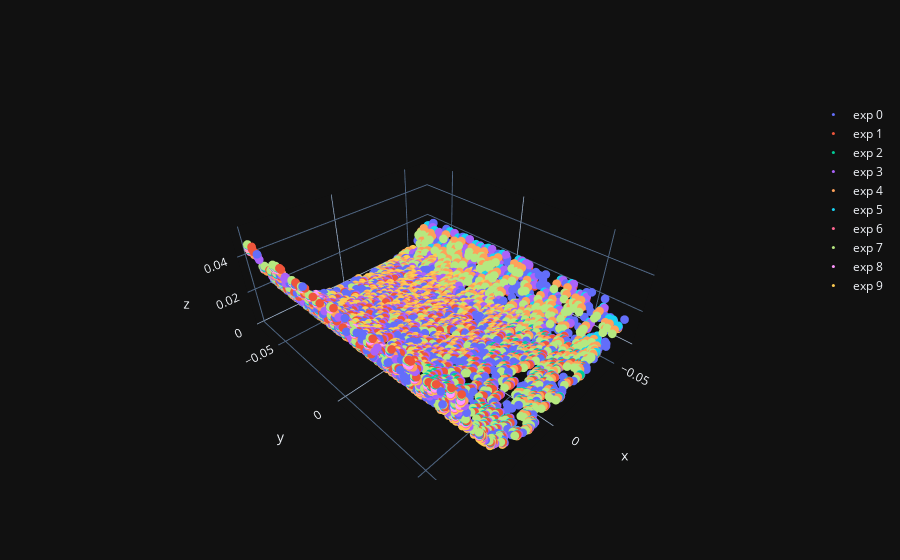

Write notebook code for a chart like this one.
### Code cell
# plot the sampled points in the same plot but different colors
fig = go.Figure()
for i in range(len(dataset_sampled_points)):
    curr_sampled_points = dataset_sampled_points[i].detach()
    fig.add_trace(go.Scatter3d(x=curr_sampled_points[:,0], y=curr_sampled_points[:,1], z=curr_sampled_points[:,2], mode='markers', marker=dict(size=3), name="exp "+str(i)))
fig.show()

### Figure 1 — Plotly figure (JSON) as saved in the notebook; plotly's stock layout.template omitted (floating-point values rounded to 4 significant figures; data arrays with more than 128 entries replaced by an {"elided": "..."} marker saying what was removed)
{"data": [{"marker": {"size": 3}, "mode": "markers", "name": "exp 0", "x": {"elided": "1000 float values"}, "y": {"elided": "1000 float values"}, "z": {"elided": "1000 float values"}, "type": "scatter3d"}, {"marker": {"size": 3}, "mode": "markers", "name": "exp 1", "x": {"elided": "1000 float values"}, "y": {"elided": "1000 float values"}, "z": {"elided": "1000 float values"}, "type": "scatter3d"}, {"marker": {"size": 3}, "mode": "markers", "name": "exp 2", "x": {"elided": "1000 float values"}, "y": {"elided": "1000 float values"}, "z": {"elided": "1000 float values"}, "type": "scatter3d"}, {"marker": {"size": 3}, "mode": "markers", "name": "exp 3", "x": {"elided": "1000 float values"}, "y": {"elided": "1000 float values"}, "z": {"elided": "1000 float values"}, "type": "scatter3d"}, {"marker": {"size": 3}, "mode": "markers", "name": "exp 4", "x": {"elided": "1000 float values"}, "y": {"elided": "1000 float values"}, "z": {"elided": "1000 float values"}, "type": "scatter3d"}, {"marker": {"size": 3}, "mode": "markers", "name": "exp 5", "x": {"elided": "1000 float values"}, "y": {"elided": "1000 float values"}, "z": {"elided": "1000 float values"}, "type": "scatter3d"}, {"marker": {"size": 3}, "mode": "markers", "name": "exp 6", "x": {"elided": "1000 float values"}, "y": {"elided": "1000 float values"}, "z": {"elided": "1000 float values"}, "type": "scatter3d"}, {"marker": {"size": 3}, "mode": "markers", "name": "exp 7", "x": {"elided": "1000 float values"}, "y": {"elided": "1000 float values"}, "z": {"elided": "1000 float values"}, "type": "scatter3d"}, {"marker": {"size": 3}, "mode": "markers", "name": "exp 8", "x": {"elided": "1000 float values"}, "y": {"elided": "1000 float values"}, "z": {"elided": "1000 float values"}, "type": "scatter3d"}, {"marker": {"size": 3}, "mode": "markers", "name": "exp 9", "x": {"elided": "1000 float values"}, "y": {"elided": "1000 float values"}, "z": {"elided": "1000 float values"}, "type": "scatter3d"}], "layout": {}}
